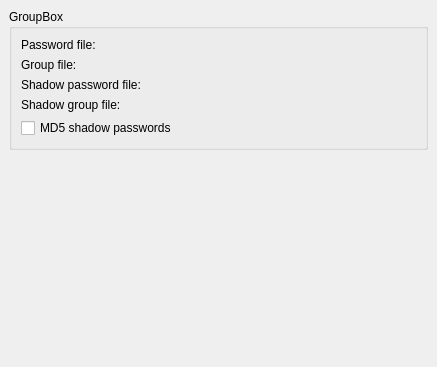
<ui version="4.0" >
 <author></author>
 <comment></comment>
 <exportmacro></exportmacro>
 <class>KU_FilesSettings</class>
 <widget class="QWidget" name="KU_FilesSettings" >
  <property name="geometry" >
   <rect>
    <x>0</x>
    <y>0</y>
    <width>437</width>
    <height>367</height>
   </rect>
  </property>
  <property name="sizePolicy" >
   <sizepolicy>
    <hsizetype>5</hsizetype>
    <vsizetype>5</vsizetype>
    <horstretch>0</horstretch>
    <verstretch>0</verstretch>
   </sizepolicy>
  </property>
  <layout class="QVBoxLayout" >
   <property name="margin" >
    <number>9</number>
   </property>
   <property name="spacing" >
    <number>6</number>
   </property>
   <item>
    <widget class="QGroupBox" name="groupBox" >
     <property name="title" >
      <string>GroupBox</string>
     </property>
     <layout class="QGridLayout" >
      <property name="margin" >
       <number>9</number>
      </property>
      <property name="spacing" >
       <number>6</number>
      </property>
      <item row="4" column="0" colspan="2" >
       <widget class="QCheckBox" name="kcfg_md5shadow" >
        <property name="text" >
         <string>MD5 shadow passwords</string>
        </property>
       </widget>
      </item>
      <item row="3" column="1" >
       <widget class="KLineEdit" name="kcfg_gshadowsrc" />
      </item>
      <item row="3" column="0" >
       <widget class="QLabel" name="textLabel6_3" >
        <property name="text" >
         <string>Shadow group file:</string>
        </property>
        <property name="buddy" >
         <cstring>kcfg_gshadowsrc</cstring>
        </property>
       </widget>
      </item>
      <item row="2" column="1" >
       <widget class="KLineEdit" name="kcfg_shadowsrc" />
      </item>
      <item row="2" column="0" >
       <widget class="QLabel" name="textLabel5_3" >
        <property name="text" >
         <string>Shadow password file:</string>
        </property>
        <property name="buddy" >
         <cstring>kcfg_shadowsrc</cstring>
        </property>
       </widget>
      </item>
      <item row="1" column="1" >
       <widget class="KLineEdit" name="kcfg_groupsrc" />
      </item>
      <item row="1" column="0" >
       <widget class="QLabel" name="textLabel4_3" >
        <property name="text" >
         <string>Group file:</string>
        </property>
        <property name="buddy" >
         <cstring>kcfg_groupsrc</cstring>
        </property>
       </widget>
      </item>
      <item row="0" column="0" >
       <widget class="QLabel" name="textLabel3_3" >
        <property name="text" >
         <string>Password file:</string>
        </property>
        <property name="buddy" >
         <cstring>kcfg_passwdsrc</cstring>
        </property>
       </widget>
      </item>
      <item row="0" column="1" >
       <widget class="KLineEdit" name="kcfg_passwdsrc" />
      </item>
     </layout>
    </widget>
   </item>
   <item>
    <spacer>
     <property name="orientation" >
      <enum>Qt::Vertical</enum>
     </property>
     <property name="sizeHint" >
      <size>
       <width>20</width>
       <height>40</height>
      </size>
     </property>
    </spacer>
   </item>
  </layout>
 </widget>
 <layoutdefault spacing="6" margin="11" />
 <pixmapfunction>qPixmapFromMimeSource</pixmapfunction>
 <customwidgets>
  <customwidget>
   <class>KLineEdit</class>
   <extends></extends>
   <header>klineedit.h</header>
   <container>0</container>
   <pixmap></pixmap>
  </customwidget>
 </customwidgets>
 <tabstops>
  <tabstop>kcfg_passwdsrc</tabstop>
  <tabstop>kcfg_groupsrc</tabstop>
  <tabstop>kcfg_shadowsrc</tabstop>
  <tabstop>kcfg_gshadowsrc</tabstop>
  <tabstop>kcfg_md5shadow</tabstop>
 </tabstops>
 <resources/>
 <connections/>
</ui>
